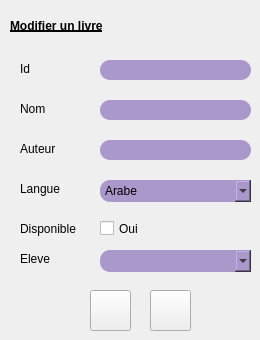
     <widget class="QWidget" name="page_15">
      <widget class="QLabel" name="label_26">
       <property name="geometry">
        <rect>
         <x>10</x>
         <y>10</y>
         <width>241</width>
         <height>31</height>
        </rect>
       </property>
       <property name="styleSheet">
        <string notr="true">font: 75 15pt &quot;Quicksand&quot;;
text-decoration: underline;
font-weight:bold;</string>
       </property>
       <property name="text">
        <string>Modifier un livre</string>
       </property>
      </widget>
      <widget class="QPushButton" name="pushButton_25">
       <property name="geometry">
        <rect>
         <x>150</x>
         <y>290</y>
         <width>41</width>
         <height>41</height>
        </rect>
       </property>
       <property name="styleSheet">
        <string notr="true">border-image: url(:/new/prefix1/icon/annuler.png);</string>
       </property>
       <property name="text">
        <string/>
       </property>
      </widget>
      <widget class="QPushButton" name="pushButton_modif_livre">
       <property name="geometry">
        <rect>
         <x>90</x>
         <y>290</y>
         <width>41</width>
         <height>41</height>
        </rect>
       </property>
       <property name="styleSheet">
        <string notr="true">border-image: url(:/new/prefix1/icon/ok.png);</string>
       </property>
       <property name="text">
        <string/>
       </property>
      </widget>
      <widget class="QLabel" name="label_65">
       <property name="geometry">
        <rect>
         <x>20</x>
         <y>50</y>
         <width>51</width>
         <height>37</height>
        </rect>
       </property>
       <property name="text">
        <string>Id</string>
       </property>
      </widget>
      <widget class="QLabel" name="label_66">
       <property name="geometry">
        <rect>
         <x>20</x>
         <y>170</y>
         <width>71</width>
         <height>37</height>
        </rect>
       </property>
       <property name="text">
        <string>Langue</string>
       </property>
      </widget>
      <widget class="QLabel" name="label_67">
       <property name="geometry">
        <rect>
         <x>20</x>
         <y>90</y>
         <width>71</width>
         <height>37</height>
        </rect>
       </property>
       <property name="text">
        <string>Nom</string>
       </property>
      </widget>
      <widget class="QLabel" name="label_68">
       <property name="geometry">
        <rect>
         <x>20</x>
         <y>240</y>
         <width>71</width>
         <height>37</height>
        </rect>
       </property>
       <property name="text">
        <string>Eleve</string>
       </property>
      </widget>
      <widget class="QLabel" name="label_69">
       <property name="geometry">
        <rect>
         <x>20</x>
         <y>130</y>
         <width>81</width>
         <height>37</height>
        </rect>
       </property>
       <property name="text">
        <string>Auteur</string>
       </property>
      </widget>
      <widget class="QLineEdit" name="lineEdit_modif_id_livre">
       <property name="geometry">
        <rect>
         <x>100</x>
         <y>60</y>
         <width>151</width>
         <height>20</height>
        </rect>
       </property>
       <property name="styleSheet">
        <string notr="true">border-color: rgb(255, 255, 255);

border-radius: 10px;
background-color: rgb(171, 152, 203);</string>
       </property>
      </widget>
      <widget class="QLineEdit" name="lineEdit_modif_nom_livre">
       <property name="geometry">
        <rect>
         <x>100</x>
         <y>100</y>
         <width>151</width>
         <height>20</height>
        </rect>
       </property>
       <property name="styleSheet">
        <string notr="true">border-color: rgb(255, 255, 255);

border-radius: 10px;
background-color: rgb(171, 152, 203);</string>
       </property>
      </widget>
      <widget class="QLineEdit" name="lineEdit_modif_auteur_livre">
       <property name="geometry">
        <rect>
         <x>100</x>
         <y>140</y>
         <width>151</width>
         <height>20</height>
        </rect>
       </property>
       <property name="styleSheet">
        <string notr="true">border-color: rgb(255, 255, 255);

border-radius: 10px;
background-color: rgb(171, 152, 203);</string>
       </property>
      </widget>
      <widget class="QComboBox" name="comboBox_modif_eleve_livre">
       <property name="geometry">
        <rect>
         <x>100</x>
         <y>250</y>
         <width>151</width>
         <height>22</height>
        </rect>
       </property>
       <property name="styleSheet">
        <string notr="true">border-color: rgb(255, 255, 255);

border-radius: 10px;
background-color: rgb(171, 152, 203);</string>
       </property>
      </widget>
      <widget class="QComboBox" name="comboBox_modif_langue_livre">
       <property name="geometry">
        <rect>
         <x>100</x>
         <y>180</y>
         <width>151</width>
         <height>22</height>
        </rect>
       </property>
       <property name="styleSheet">
        <string notr="true">border-color: rgb(255, 255, 255);

border-radius: 10px;
background-color: rgb(171, 152, 203);</string>
       </property>
       <item>
        <property name="text">
         <string>Arabe</string>
        </property>
       </item>
       <item>
        <property name="text">
         <string>Francais</string>
        </property>
       </item>
       <item>
        <property name="text">
         <string>Anglais</string>
        </property>
       </item>
      </widget>
      <widget class="QCheckBox" name="checkBox_2">
       <property name="geometry">
        <rect>
         <x>100</x>
         <y>220</y>
         <width>70</width>
         <height>17</height>
        </rect>
       </property>
       <property name="text">
        <string>Oui</string>
       </property>
      </widget>
      <widget class="QLabel" name="label_71">
       <property name="geometry">
        <rect>
         <x>20</x>
         <y>210</y>
         <width>71</width>
         <height>37</height>
        </rect>
       </property>
       <property name="text">
        <string>Disponible</string>
       </property>
      </widget>
     </widget>
